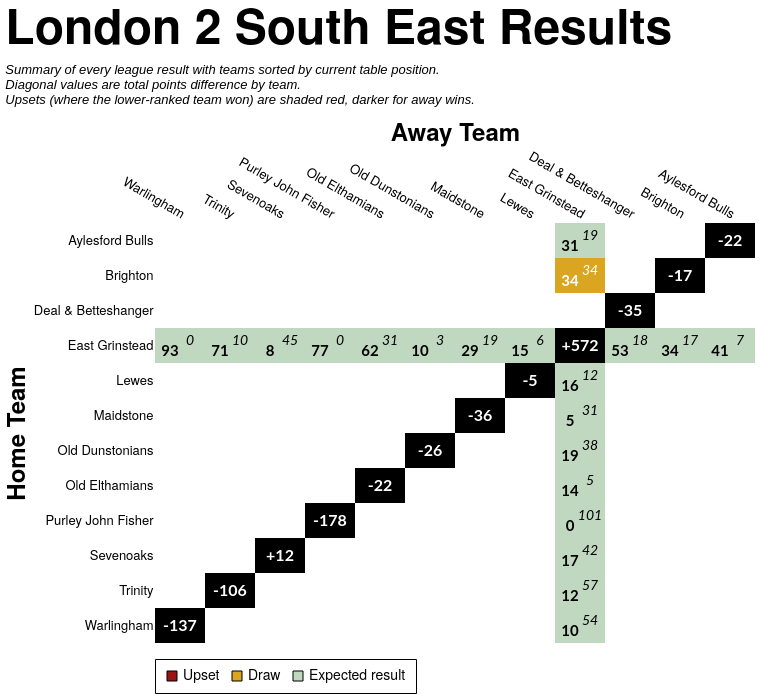

Vega-Lite specification stored for this chart:
### Vega-Lite specification from a JSON file in a GitHub repository (floating-point values rounded to 4 significant figures; data arrays with more than 128 entries replaced by an {"elided": "..."} marker saying what was removed)
{"config": {"axis": {"labelFont": "PT Sans Narrow, Helvetica Neue, Helvetica, Arial, sans-serif", "titleFont": "PT Sans Narrow, Helvetica Neue, Helvetica, Arial, sans-serif", "labelFontSize": 13, "titleFontSize": 24, "gridColor": "#202947", "gridOpacity": 0.2, "zindex": 1}, "text": {"font": "Lato, sans-serif"}, "bar": {"cornerRadiusEnd": 5}, "header": {"labelFont": "PT Sans Narrow, Helvetica Neue, Helvetica, Arial, sans-serif", "titleFont": "PT Sans Narrow, Helvetica Neue, Helvetica, Arial, sans-serif", "labelFontSize": 24, "titleFontSize": 28, "labelFontWeight": "bold", "orient": "left"}, "legend": {"labelFont": "PT Sans Narrow, Helvetica Neue, Helvetica, Arial, sans-serif", "titleFont": "PT Sans Narrow, Helvetica Neue, Helvetica, Arial, sans-serif", "labelFontSize": 14, "titleFontSize": 16, "titlePadding": 5, "fillColor": "white", "strokeColor": "black", "padding": 10, "titleFontWeight": "lighter", "titleFontStyle": "italic", "titleColor": "gray", "offset": 10}, "title": {"font": "PT Sans Narrow, Helvetica Neue, Helvetica, Arial, sans-serif", "fontSize": 48, "fontWeight": "bold", "anchor": "start", "align": "center", "titlePadding": 20, "subtitlePadding": 10, "subtitleFontSize": 13, "subtitleColor": "", "subtitleFontStyle": "italic", "offset": 15, "color": "black"}, "axisX": {"labelAngle": 0}, "facet": {"title": null, "header": null, "align": {"row": "each", "column": "each"}, "spacing": 10}, "resolve": {"scale": {"y": "independent", "facet": "independent"}}, "background": "transparent", "scale": {"offsetBandPaddingOuter": 0.2, "offsetBandPaddingInner": 0.1}, "view": {"stroke": null, "background": "transparent"}}, "layer": [{"data": {"name": "data-2b30e43320c92e91692b3e435445b932"}, "mark": {"type": "rect"}, "encoding": {"color": {"field": "unexpected_result", "legend": {"labelExpr": "datum.value === 'Upset (Away Win)' ? 'Upset' : datum.value", "labelLimit": 220, "offset": 16, "orient": "bottom", "symbolStrokeColor": "black", "symbolStrokeWidth": 1, "values": ["Upset (Away Win)", "Draw", "Expected result"]}, "scale": {"domain": ["Expected result", "Upset (Home Win)", "Upset (Away Win)", "Draw", "To be played", "N/A"], "range": ["#146f1444", "#991515bb", "#991515", "goldenrod", "white", "black"]}, "title": null, "type": "nominal"}, "opacity": {"condition": {"test": "datum.home_team == param_22['home_team'] || datum.away_team == param_22['home_team'] || !isValid(param_22['home_team'])", "value": 1.0}, "value": 0.1}, "tooltip": [{"field": "home_team", "title": "Home", "type": "nominal"}, {"field": "away_team", "title": "Away", "type": "nominal"}, {"field": "home_score_text", "title": "Home Score", "type": "nominal"}, {"field": "away_score_text", "title": "Away Score", "type": "nominal"}, {"field": "result", "title": "Result", "type": "nominal"}, {"field": "unexpected_result", "title": "Unexpectedness", "type": "nominal"}, {"field": "date", "format": "%d %b %Y", "title": "Date", "type": "temporal"}], "x": {"axis": {"domain": false, "grid": false, "labelAngle": 30, "orient": "top", "ticks": false}, "field": "away_team", "sort": ["Warlingham", "Trinity", "Sevenoaks", "Purley John Fisher", "Old Elthamians", "Old Dunstonians", "Maidstone", "Lewes", "East Grinstead", "Deal & Betteshanger", "Brighton", "Aylesford Bulls"], "title": "Away Team", "type": "nominal"}, "y": {"axis": {"domain": false, "grid": false, "ticks": false}, "field": "home_team", "sort": ["Aylesford Bulls", "Brighton", "Deal & Betteshanger", "East Grinstead", "Lewes", "Maidstone", "Old Dunstonians", "Old Elthamians", "Purley John Fisher", "Sevenoaks", "Trinity", "Warlingham"], "title": "Home Team", "type": "nominal"}}, "name": "view_23"}, {"data": {"name": "data-2b30e43320c92e91692b3e435445b932"}, "mark": {"type": "text", "fontStyle": "italic", "size": 14, "xOffset": 10, "yOffset": -5}, "encoding": {"color": {"condition": {"test": "(datum.home_team == param_22['home_team'] || datum.away_team == param_22['home_team'] || !isValid(param_22['home_team'])) && datum.unexpected_result == 'Expected result'", "value": "black"}, "value": "white"}, "text": {"field": "away_score_text", "type": "nominal"}, "x": {"field": "away_team", "sort": ["Warlingham", "Trinity", "Sevenoaks", "Purley John Fisher", "Old Elthamians", "Old Dunstonians", "Maidstone", "Lewes", "East Grinstead", "Deal & Betteshanger", "Brighton", "Aylesford Bulls"], "type": "nominal"}, "y": {"field": "home_team", "sort": ["Aylesford Bulls", "Brighton", "Deal & Betteshanger", "East Grinstead", "Lewes", "Maidstone", "Old Dunstonians", "Old Elthamians", "Purley John Fisher", "Sevenoaks", "Trinity", "Warlingham"], "type": "nominal"}}, "transform": [{"filter": "datum.away_score_text != '' && datum.away_score_text != 'WO'"}]}, {"data": {"name": "data-2b30e43320c92e91692b3e435445b932"}, "mark": {"type": "text", "size": 12, "xOffset": 10, "yOffset": -5}, "encoding": {"color": {"condition": {"test": "(datum.home_team == param_22['home_team'] || datum.away_team == param_22['home_team'] || !isValid(param_22['home_team'])) && datum.unexpected_result == 'Expected result'", "value": "black"}, "value": "white"}, "text": {"field": "away_score_text", "type": "nominal"}, "x": {"field": "away_team", "sort": ["Warlingham", "Trinity", "Sevenoaks", "Purley John Fisher", "Old Elthamians", "Old Dunstonians", "Maidstone", "Lewes", "East Grinstead", "Deal & Betteshanger", "Brighton", "Aylesford Bulls"], "type": "nominal"}, "y": {"field": "home_team", "sort": ["Aylesford Bulls", "Brighton", "Deal & Betteshanger", "East Grinstead", "Lewes", "Maidstone", "Old Dunstonians", "Old Elthamians", "Purley John Fisher", "Sevenoaks", "Trinity", "Warlingham"], "type": "nominal"}}, "transform": [{"filter": "datum.away_score_text == 'WO'"}]}, {"data": {"name": "data-2b30e43320c92e91692b3e435445b932"}, "mark": {"type": "text", "fontWeight": "bold", "size": 15, "xOffset": -10, "yOffset": 5}, "encoding": {"color": {"condition": {"test": "(datum.home_team == param_22['home_team'] || datum.away_team == param_22['home_team'] || !isValid(param_22['home_team'])) && datum.unexpected_result == 'Expected result'", "value": "black"}, "value": "white"}, "text": {"field": "home_score_text", "type": "nominal"}, "x": {"field": "away_team", "sort": ["Warlingham", "Trinity", "Sevenoaks", "Purley John Fisher", "Old Elthamians", "Old Dunstonians", "Maidstone", "Lewes", "East Grinstead", "Deal & Betteshanger", "Brighton", "Aylesford Bulls"], "type": "nominal"}, "y": {"field": "home_team", "sort": ["Aylesford Bulls", "Brighton", "Deal & Betteshanger", "East Grinstead", "Lewes", "Maidstone", "Old Dunstonians", "Old Elthamians", "Purley John Fisher", "Sevenoaks", "Trinity", "Warlingham"], "type": "nominal"}}, "transform": [{"filter": "datum.home_score_text != '' && datum.home_score_text != 'WO'"}]}, {"data": {"name": "data-2b30e43320c92e91692b3e435445b932"}, "mark": {"type": "text", "size": 12, "xOffset": -10, "yOffset": 5}, "encoding": {"color": {"condition": {"test": "(datum.home_team == param_22['home_team'] || datum.away_team == param_22['home_team'] || !isValid(param_22['home_team'])) && datum.unexpected_result == 'Expected result'", "value": "black"}, "value": "white"}, "text": {"field": "home_score_text", "type": "nominal"}, "x": {"field": "away_team", "sort": ["Warlingham", "Trinity", "Sevenoaks", "Purley John Fisher", "Old Elthamians", "Old Dunstonians", "Maidstone", "Lewes", "East Grinstead", "Deal & Betteshanger", "Brighton", "Aylesford Bulls"], "type": "nominal"}, "y": {"field": "home_team", "sort": ["Aylesford Bulls", "Brighton", "Deal & Betteshanger", "East Grinstead", "Lewes", "Maidstone", "Old Dunstonians", "Old Elthamians", "Purley John Fisher", "Sevenoaks", "Trinity", "Warlingham"], "type": "nominal"}}, "transform": [{"filter": "datum.home_score_text == 'WO'"}]}, {"data": {"name": "data-06d7d3f6fd6bbd076892c7cccaef11a5"}, "mark": {"type": "text", "color": "white", "fontWeight": "bold", "size": 16}, "encoding": {"text": {"field": "display_text", "type": "nominal"}, "tooltip": [{"field": "home_team", "title": "Team", "type": "nominal"}, {"field": "display_text", "title": "Points Difference", "type": "nominal"}], "x": {"field": "away_team", "sort": ["Warlingham", "Trinity", "Sevenoaks", "Purley John Fisher", "Old Elthamians", "Old Dunstonians", "Maidstone", "Lewes", "East Grinstead", "Deal & Betteshanger", "Brighton", "Aylesford Bulls"], "type": "nominal"}, "y": {"field": "home_team", "sort": ["Aylesford Bulls", "Brighton", "Deal & Betteshanger", "East Grinstead", "Lewes", "Maidstone", "Old Dunstonians", "Old Elthamians", "Purley John Fisher", "Sevenoaks", "Trinity", "Warlingham"], "type": "nominal"}}}], "height": {"step": 35}, "params": [{"name": "param_22", "select": {"type": "point", "clear": "dblclick", "fields": ["home_team"], "on": "click"}, "value": null, "views": ["view_23"]}], "title": {"text": "London 2 South East Results", "subtitle": ["Summary of every league result with teams sorted by current table position.", "Diagonal values are total points difference by team.", "Upsets (where the lower-ranked team won) are shaded red, darker for away wins."]}, "width": {"step": 50}, "$schema": "https://vega.github.io/schema/vega-lite/v5.20.1.json", "datasets": {"data-2b30e43320c92e91692b3e435445b932": {"elided": "144 records"}, "data-06d7d3f6fd6bbd076892c7cccaef11a5": [{"home_team": "Aylesford Bulls", "away_team": "Aylesford Bulls", "match_id": null, "date": "", "home_score": null, "away_score": null, "home_walkover": null, "away_walkover": null, "result": "N/A", "home_score_text": "", "away_score_text": "", "wo_result": "", "score_text": "", "display_text": "-22", "is_diagonal": true, "result_simple": "N/A", "unexpected_result": "N/A", "unexpected_opacity": 1.0}, {"home_team": "Brighton", "away_team": "Brighton", "match_id": null, "date": "", "home_score": null, "away_score": null, "home_walkover": null, "away_walkover": null, "result": "N/A", "home_score_text": "", "away_score_text": "", "wo_result": "", "score_text": "", "display_text": "-17", "is_diagonal": true, "result_simple": "N/A", "unexpected_result": "N/A", "unexpected_opacity": 1.0}, {"home_team": "Deal & Betteshanger", "away_team": "Deal & Betteshanger", "match_id": null, "date": "", "home_score": null, "away_score": null, "home_walkover": null, "away_walkover": null, "result": "N/A", "home_score_text": "", "away_score_text": "", "wo_result": "", "score_text": "", "display_text": "-35", "is_diagonal": true, "result_simple": "N/A", "unexpected_result": "N/A", "unexpected_opacity": 1.0}, {"home_team": "East Grinstead", "away_team": "East Grinstead", "match_id": null, "date": "", "home_score": null, "away_score": null, "home_walkover": null, "away_walkover": null, "result": "N/A", "home_score_text": "", "away_score_text": "", "wo_result": "", "score_text": "", "display_text": "+572", "is_diagonal": true, "result_simple": "N/A", "unexpected_result": "N/A", "unexpected_opacity": 1.0}, {"home_team": "Lewes", "away_team": "Lewes", "match_id": null, "date": "", "home_score": null, "away_score": null, "home_walkover": null, "away_walkover": null, "result": "N/A", "home_score_text": "", "away_score_text": "", "wo_result": "", "score_text": "", "display_text": "-5", "is_diagonal": true, "result_simple": "N/A", "unexpected_result": "N/A", "unexpected_opacity": 1.0}, {"home_team": "Maidstone", "away_team": "Maidstone", "match_id": null, "date": "", "home_score": null, "away_score": null, "home_walkover": null, "away_walkover": null, "result": "N/A", "home_score_text": "", "away_score_text": "", "wo_result": "", "score_text": "", "display_text": "-36", "is_diagonal": true, "result_simple": "N/A", "unexpected_result": "N/A", "unexpected_opacity": 1.0}, {"home_team": "Old Dunstonians", "away_team": "Old Dunstonians", "match_id": null, "date": "", "home_score": null, "away_score": null, "home_walkover": null, "away_walkover": null, "result": "N/A", "home_score_text": "", "away_score_text": "", "wo_result": "", "score_text": "", "display_text": "-26", "is_diagonal": true, "result_simple": "N/A", "unexpected_result": "N/A", "unexpected_opacity": 1.0}, {"home_team": "Old Elthamians", "away_team": "Old Elthamians", "match_id": null, "date": "", "home_score": null, "away_score": null, "home_walkover": null, "away_walkover": null, "result": "N/A", "home_score_text": "", "away_score_text": "", "wo_result": "", "score_text": "", "display_text": "-22", "is_diagonal": true, "result_simple": "N/A", "unexpected_result": "N/A", "unexpected_opacity": 1.0}, {"home_team": "Purley John Fisher", "away_team": "Purley John Fisher", "match_id": null, "date": "", "home_score": null, "away_score": null, "home_walkover": null, "away_walkover": null, "result": "N/A", "home_score_text": "", "away_score_text": "", "wo_result": "", "score_text": "", "display_text": "-178", "is_diagonal": true, "result_simple": "N/A", "unexpected_result": "N/A", "unexpected_opacity": 1.0}, {"home_team": "Sevenoaks", "away_team": "Sevenoaks", "match_id": null, "date": "", "home_score": null, "away_score": null, "home_walkover": null, "away_walkover": null, "result": "N/A", "home_score_text": "", "away_score_text": "", "wo_result": "", "score_text": "", "display_text": "+12", "is_diagonal": true, "result_simple": "N/A", "unexpected_result": "N/A", "unexpected_opacity": 1.0}, {"home_team": "Trinity", "away_team": "Trinity", "match_id": null, "date": "", "home_score": null, "away_score": null, "home_walkover": null, "away_walkover": null, "result": "N/A", "home_score_text": "", "away_score_text": "", "wo_result": "", "score_text": "", "display_text": "-106", "is_diagonal": true, "result_simple": "N/A", "unexpected_result": "N/A", "unexpected_opacity": 1.0}, {"home_team": "Warlingham", "away_team": "Warlingham", "match_id": null, "date": "", "home_score": null, "away_score": null, "home_walkover": null, "away_walkover": null, "result": "N/A", "home_score_text": "", "away_score_text": "", "wo_result": "", "score_text": "", "display_text": "-137", "is_diagonal": true, "result_simple": "N/A", "unexpected_result": "N/A", "unexpected_opacity": 1.0}]}}
